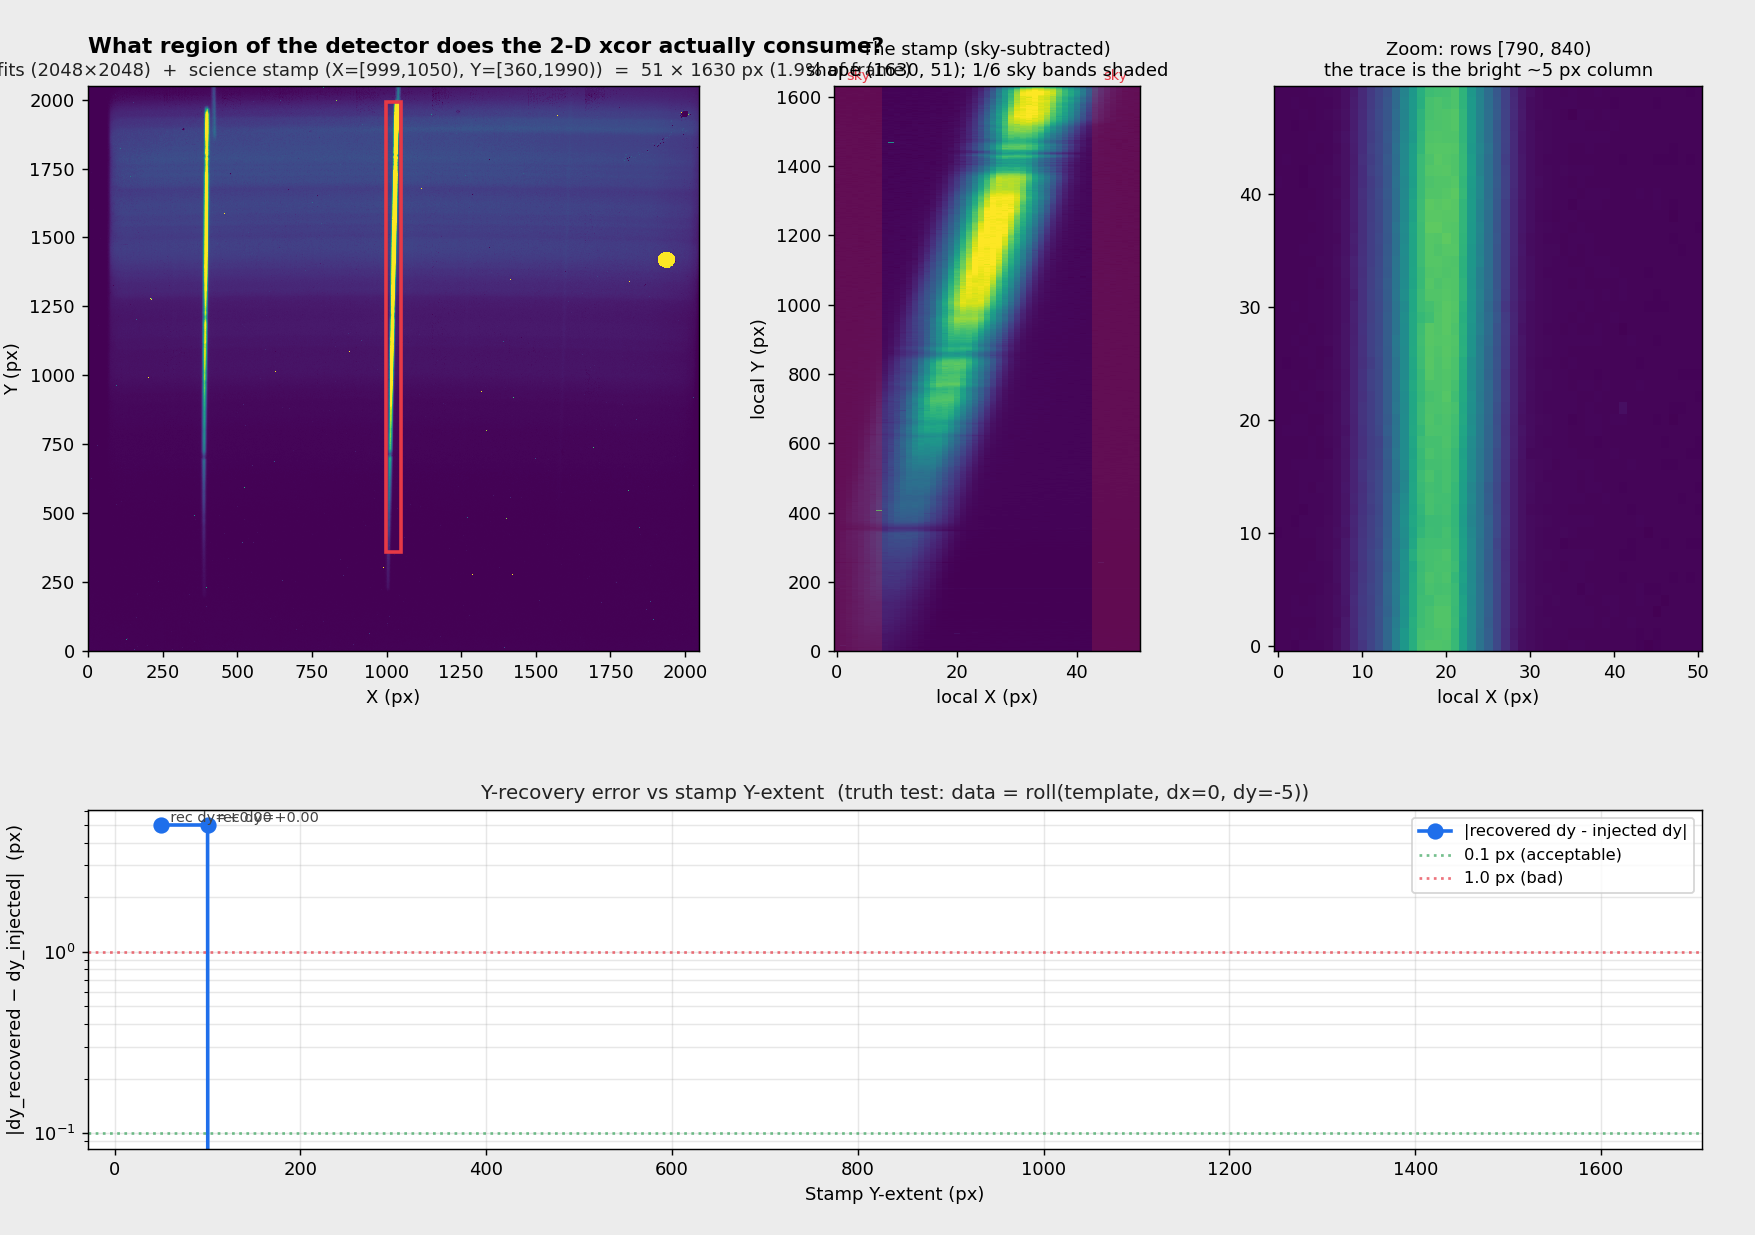

Here is the Python script that generated this plot:
"""Visual: show what region of the frame the xcor actually consumes.

Three panels:
  1. Full hen1764.fits with the science stamp drawn as a rectangle.
  2. Just the stamp itself (cropped, sky-subtracted), with sky bands shaded.
  3. A blow-up of a small section so the trace's narrow spatial profile is visible.

Plus, two side experiments demonstrating why a small 51×51 stamp would fail
on a spectrograph:
  4. xcor recovery error vs Y-extent of the stamp (truth-test sweep).

Output: experiments/show_what_xcor_sees.png

Run: .venv/bin/python experiments/show_what_xcor_sees.py
"""

from __future__ import annotations

import os
from pathlib import Path

import matplotlib

matplotlib.use("Agg")
import matplotlib.patches as mpatches
import matplotlib.pyplot as plt
import numpy as np
from astropy.io import fits

REPO = Path(__file__).resolve().parent.parent
TEST_DIR = REPO / "test"
OUT_PATH = REPO / "experiments" / "show_what_xcor_sees.png"

X_CENTER = 1024
X_HALFWIDTH = 25
Y_LO = 360
Y_HI = 1990
INJECTED_DY = -5


def subtract_local_sky(stamp: np.ndarray) -> np.ndarray:
    nx = stamp.shape[1]
    edge = max(1, nx // 6)
    sky = np.median(
        np.concatenate([stamp[:, :edge], stamp[:, -edge:]], axis=1),
        axis=1,
    )
    return stamp - sky[:, None]


def xcor_2d(data: np.ndarray, template: np.ndarray, search: int = 12) -> np.ndarray:
    ny, nx = template.shape
    n = 2 * search + 1
    C = np.zeros((n, n), dtype=np.float64)
    for iy, dy in enumerate(range(-search, search + 1)):
        for ix, dx in enumerate(range(-search, search + 1)):
            y_lo_t = max(0, -dy)
            y_hi_t = ny - max(0, dy)
            x_lo_t = max(0, -dx)
            x_hi_t = nx - max(0, dx)
            t = template[y_lo_t:y_hi_t, x_lo_t:x_hi_t]
            d = data[y_lo_t + dy : y_hi_t + dy, x_lo_t + dx : x_hi_t + dx]
            C[iy, ix] = float(np.sum(t * d))
    iy, ix = np.unravel_index(int(np.argmax(C)), C.shape)
    return ix - search, iy - search, C


def main() -> int:
    print("Loading hen1764.fits...")
    with fits.open(TEST_DIR / "hen1764.fits") as hdul:
        full = hdul[0].data.astype(np.float32)

    stamp_full = full[Y_LO:Y_HI, X_CENTER - X_HALFWIDTH : X_CENTER + X_HALFWIDTH + 1]
    stamp_subbed = subtract_local_sky(stamp_full)

    # Side experiment: Y-extent sweep. For each Y-extent, run a truth
    # test (roll by -5) and see whether dy is recovered.
    print("Sweeping Y-extent for truth-recovery test...")
    y_extents = [50, 100, 200, 400, 800, 1200, Y_HI - Y_LO]
    recovered_dy = []
    for y_ext in y_extents:
        sl = stamp_subbed[:y_ext]
        rolled = np.roll(sl, INJECTED_DY, axis=0)
        dx, dy, _ = xcor_2d(rolled, sl, search=12)
        recovered_dy.append(dy)
        print(f"  Y-extent {y_ext:>4d} px → recovered dy = {dy:+.2f} px "
              f"(injected {INJECTED_DY})")

    print("Rendering...")
    fig = plt.figure(figsize=(13.5, 9.5), facecolor="#ECECEC")
    gs = fig.add_gridspec(
        nrows=2, ncols=3,
        height_ratios=[5.0, 3.0],
        width_ratios=[2.0, 1.0, 1.4],
        hspace=0.35, wspace=0.30,
        left=0.05, right=0.97, top=0.93, bottom=0.07,
    )

    # Top-left: full frame with stamp rectangle.
    ax_full = fig.add_subplot(gs[0, 0])
    vlo, vhi = np.percentile(full, [2, 99.5])
    ax_full.imshow(full, origin="lower", cmap="viridis", aspect="auto",
                   vmin=vlo, vmax=vhi, interpolation="nearest")
    rect = mpatches.Rectangle(
        (X_CENTER - X_HALFWIDTH, Y_LO),
        2 * X_HALFWIDTH + 1, Y_HI - Y_LO,
        ec="#E63946", fc="none", lw=2.0,
    )
    ax_full.add_patch(rect)
    ax_full.set_title(
        f"Full hen1764.fits (2048×2048)  +  science stamp "
        f"(X=[{X_CENTER-X_HALFWIDTH},{X_CENTER+X_HALFWIDTH+1}), "
        f"Y=[{Y_LO},{Y_HI}))  =  51 × {Y_HI-Y_LO} px (1.9% of frame)",
        fontsize=10, color="#222",
    )
    ax_full.set_xlabel("X (px)"); ax_full.set_ylabel("Y (px)")

    # Top-middle: stamp itself.
    ax_stamp = fig.add_subplot(gs[0, 1])
    sx, sy = stamp_subbed.shape[1], stamp_subbed.shape[0]
    vlo_s, vhi_s = np.percentile(stamp_subbed, [2, 99.5])
    ax_stamp.imshow(stamp_subbed, origin="lower", cmap="viridis",
                    aspect="auto", vmin=vlo_s, vmax=vhi_s,
                    interpolation="nearest")
    edge = max(1, sx // 6)
    ax_stamp.add_patch(mpatches.Rectangle(
        (-0.5, -0.5), edge, sy, ec="none", fc="#E63946", alpha=0.18,
    ))
    ax_stamp.add_patch(mpatches.Rectangle(
        (sx - edge - 0.5, -0.5), edge, sy, ec="none", fc="#E63946", alpha=0.18,
    ))
    ax_stamp.text(edge / 2 - 0.5, sy * 1.005, "sky", color="#E63946",
                  fontsize=8, ha="center", va="bottom")
    ax_stamp.text(sx - edge / 2 - 0.5, sy * 1.005, "sky",
                  color="#E63946", fontsize=8, ha="center", va="bottom")
    ax_stamp.set_title(
        f"The stamp (sky-subtracted)\n"
        f"shape ({sy}, {sx}); 1/6 sky bands shaded",
        fontsize=10,
    )
    ax_stamp.set_xlabel("local X (px)"); ax_stamp.set_ylabel("local Y (px)")

    # Top-right: zoom into the trace cross-section.
    ax_zoom = fig.add_subplot(gs[0, 2])
    # Pick a Y row near the middle.
    y_mid = sy // 2
    y_zoom_lo = max(0, y_mid - 25)
    y_zoom_hi = min(sy, y_mid + 25)
    ax_zoom.imshow(
        stamp_subbed[y_zoom_lo:y_zoom_hi, :],
        origin="lower", cmap="viridis", aspect="auto",
        vmin=vlo_s, vmax=vhi_s, interpolation="nearest",
    )
    ax_zoom.set_title(
        f"Zoom: rows [{y_zoom_lo}, {y_zoom_hi})\n"
        f"the trace is the bright ~5 px column",
        fontsize=10,
    )
    ax_zoom.set_xlabel("local X (px)")

    # Bottom: Y-extent vs recovery error.
    ax_sweep = fig.add_subplot(gs[1, :])
    errors = [abs(rec - INJECTED_DY) for rec in recovered_dy]
    ax_sweep.semilogy(y_extents, errors, "o-", color="#1f6feb", lw=2,
                      ms=8, label="|recovered dy - injected dy|")
    for x, e, dy_rec in zip(y_extents, errors, recovered_dy):
        ax_sweep.annotate(
            f"  rec dy={dy_rec:+.2f}",
            (x, e), fontsize=8, color="#444", va="bottom",
        )
    ax_sweep.axhline(0.1, color="#3aa55d", ls=":", alpha=0.7,
                     label="0.1 px (acceptable)")
    ax_sweep.axhline(1.0, color="#E63946", ls=":", alpha=0.7,
                     label="1.0 px (bad)")
    ax_sweep.set_xlabel("Stamp Y-extent (px)")
    ax_sweep.set_ylabel("|dy_recovered − dy_injected|  (px)")
    ax_sweep.set_title(
        "Y-recovery error vs stamp Y-extent  "
        f"(truth test: data = roll(template, dx=0, dy={INJECTED_DY}))",
        fontsize=11, color="#222",
    )
    ax_sweep.legend(loc="upper right", fontsize=9)
    ax_sweep.grid(True, alpha=0.3, which="both")

    fig.suptitle(
        "What region of the detector does the 2-D xcor actually consume?",
        fontsize=12, fontweight="bold", x=0.05, y=0.97, ha="left",
    )
    fig.savefig(OUT_PATH, dpi=130)
    print(f"  saved to {OUT_PATH}")
    return 0


if __name__ == "__main__":
    raise SystemExit(main())
